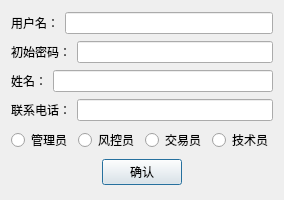
<?xml version="1.0" encoding="UTF-8"?>
<ui version="4.0">
 <class>setting_createRole</class>
 <widget class="QDialog" name="setting_createRole">
  <property name="geometry">
   <rect>
    <x>0</x>
    <y>0</y>
    <width>274</width>
    <height>200</height>
   </rect>
  </property>
  <property name="windowTitle">
   <string>创建角色</string>
  </property>
  <layout class="QVBoxLayout" name="verticalLayout">
   <item>
    <layout class="QHBoxLayout" name="horizontalLayout">
     <item>
      <widget class="QLabel" name="label">
       <property name="text">
        <string>用户名：</string>
       </property>
      </widget>
     </item>
     <item>
      <widget class="QLineEdit" name="lineEdit"/>
     </item>
    </layout>
   </item>
   <item>
    <layout class="QHBoxLayout" name="horizontalLayout_2">
     <item>
      <widget class="QLabel" name="label_2">
       <property name="text">
        <string>初始密码：</string>
       </property>
      </widget>
     </item>
     <item>
      <widget class="QLineEdit" name="lineEdit_2"/>
     </item>
    </layout>
   </item>
   <item>
    <layout class="QHBoxLayout" name="horizontalLayout_5">
     <item>
      <widget class="QLabel" name="label_3">
       <property name="text">
        <string>姓名：</string>
       </property>
      </widget>
     </item>
     <item>
      <widget class="QLineEdit" name="lineEdit_3"/>
     </item>
    </layout>
   </item>
   <item>
    <layout class="QHBoxLayout" name="horizontalLayout_6">
     <item>
      <widget class="QLabel" name="label_4">
       <property name="text">
        <string>联系电话：</string>
       </property>
      </widget>
     </item>
     <item>
      <widget class="QLineEdit" name="lineEdit_4"/>
     </item>
    </layout>
   </item>
   <item>
    <layout class="QHBoxLayout" name="horizontalLayout_3">
     <item>
      <widget class="QRadioButton" name="radioButton">
       <property name="text">
        <string>管理员</string>
       </property>
      </widget>
     </item>
     <item>
      <widget class="QRadioButton" name="radioButton_2">
       <property name="text">
        <string>风控员</string>
       </property>
      </widget>
     </item>
     <item>
      <widget class="QRadioButton" name="radioButton_3">
       <property name="text">
        <string>交易员</string>
       </property>
      </widget>
     </item>
     <item>
      <widget class="QRadioButton" name="radioButton_4">
       <property name="text">
        <string>技术员</string>
       </property>
      </widget>
     </item>
    </layout>
   </item>
   <item>
    <layout class="QHBoxLayout" name="horizontalLayout_4">
     <item>
      <spacer name="horizontalSpacer">
       <property name="orientation">
        <enum>Qt::Horizontal</enum>
       </property>
       <property name="sizeHint" stdset="0">
        <size>
         <width>40</width>
         <height>20</height>
        </size>
       </property>
      </spacer>
     </item>
     <item>
      <widget class="QPushButton" name="pushButton">
       <property name="text">
        <string>确认</string>
       </property>
      </widget>
     </item>
     <item>
      <spacer name="horizontalSpacer_2">
       <property name="orientation">
        <enum>Qt::Horizontal</enum>
       </property>
       <property name="sizeHint" stdset="0">
        <size>
         <width>40</width>
         <height>20</height>
        </size>
       </property>
      </spacer>
     </item>
    </layout>
   </item>
  </layout>
 </widget>
 <resources/>
 <connections/>
</ui>
